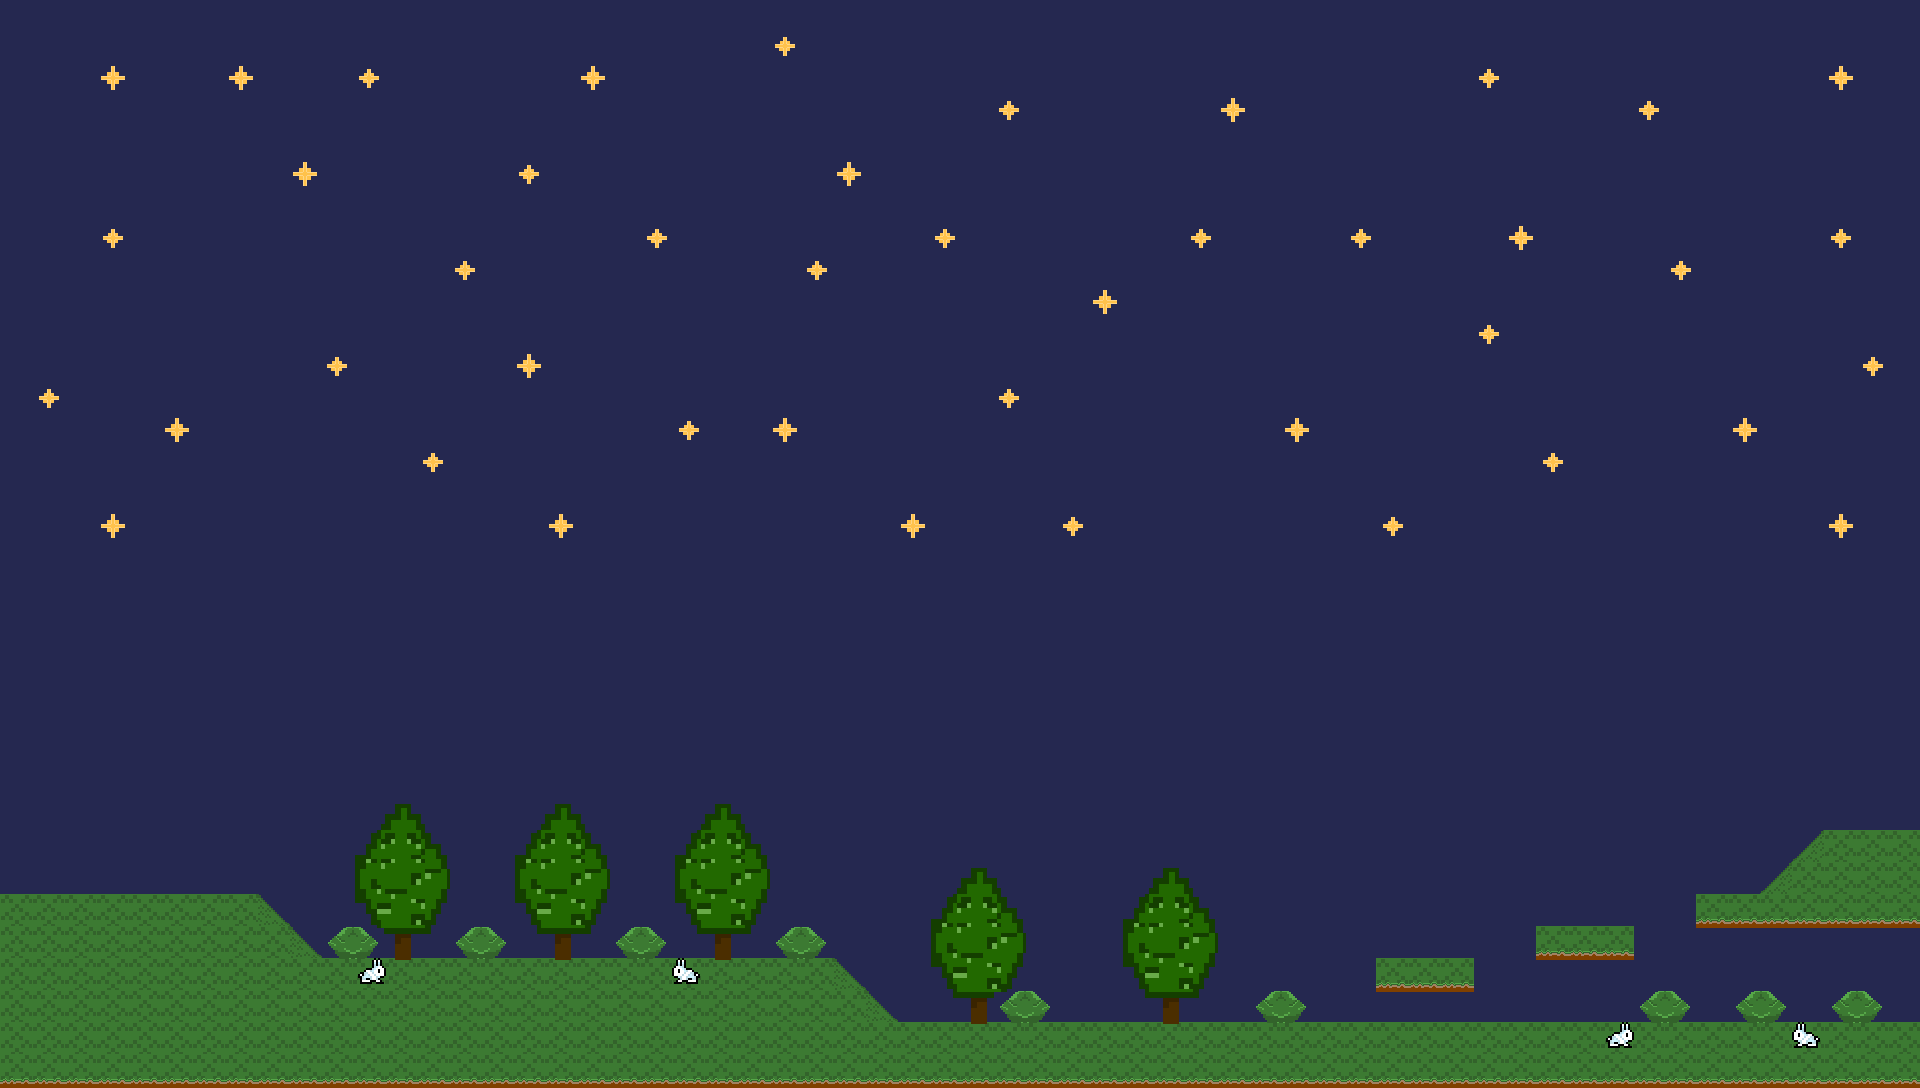

The image is a tile-based game level rendered from a .tmx file. Its description and source (layers, tilesets, objects; grid data summarised) follow:
An orthogonal 60x34 tile map with 32x32 px tiles, 6 tile layers (Fondo, Estrellas, Pasto, Arbustos y árboles, ...) and 4 objects.

<map version="1.4" tiledversion="1.4.3" orientation="orthogonal" renderorder="right-down" width="60" height="34" tilewidth="32" tileheight="32" infinite="0" nextlayerid="8" nextobjectid="5">
 <tileset firstgid="1" source="TILESET1-1.tsx" />
 <layer id="3" name="Fondo" width="60" height="34">
  <data>[2040 cells, 2040 non-empty, 1 distinct tile ids]</data>
 </layer>
 <layer id="4" name="Estrellas" width="60" height="34">
  <data>[2040 cells, 27 non-empty, 2 distinct tile ids]</data>
 </layer>
 <layer id="1" name="Pasto" width="60" height="34">
  <data>[2040 cells, 216 non-empty, 4 distinct tile ids]</data>
 </layer>
 <layer id="2" name="Arbustos y árboles" width="60" height="34">
  <data>[2040 cells, 96 non-empty, 18 distinct tile ids]</data>
 </layer>
 <layer id="6" name="Conejos" width="60" height="34">
  <data>[2040 cells, 20 non-empty, 3 distinct tile ids]</data>
 </layer>
 <layer id="5" name="objetos" width="60" height="34">
  <data>[2040 cells, 0 non-empty, 0 distinct tile ids]</data>
 </layer>
 <objectgroup id="7" name="Colisiones">
  <object id="1" x="0" y="896">
   <polygon points="0,0 256,0 320,64 832,64 896,128 1920,128 1920,192 0,192" />
  </object>
  <object id="2" x="1824" y="832">
   <polygon points="0,0 96,0 96,96 -128,96 -128,64 -64,64" />
  </object>
  <object id="3" x="1536" y="928">
   <polygon points="0,0 96,0 96,32 0,32" />
  </object>
  <object id="4" x="1376" y="960">
   <polygon points="0,0 96,0 96,32 0,32" />
  </object>
 </objectgroup>
</map>
